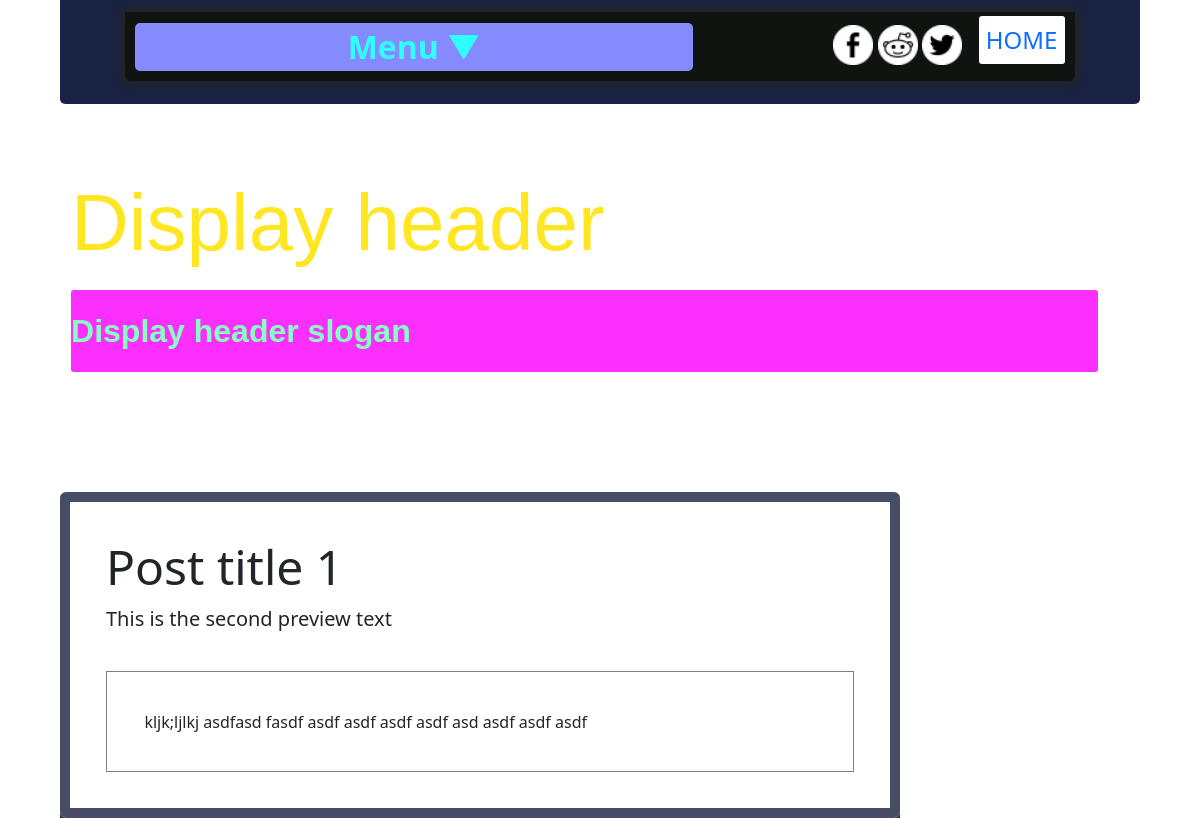
The app's page /post?post=1, older data.
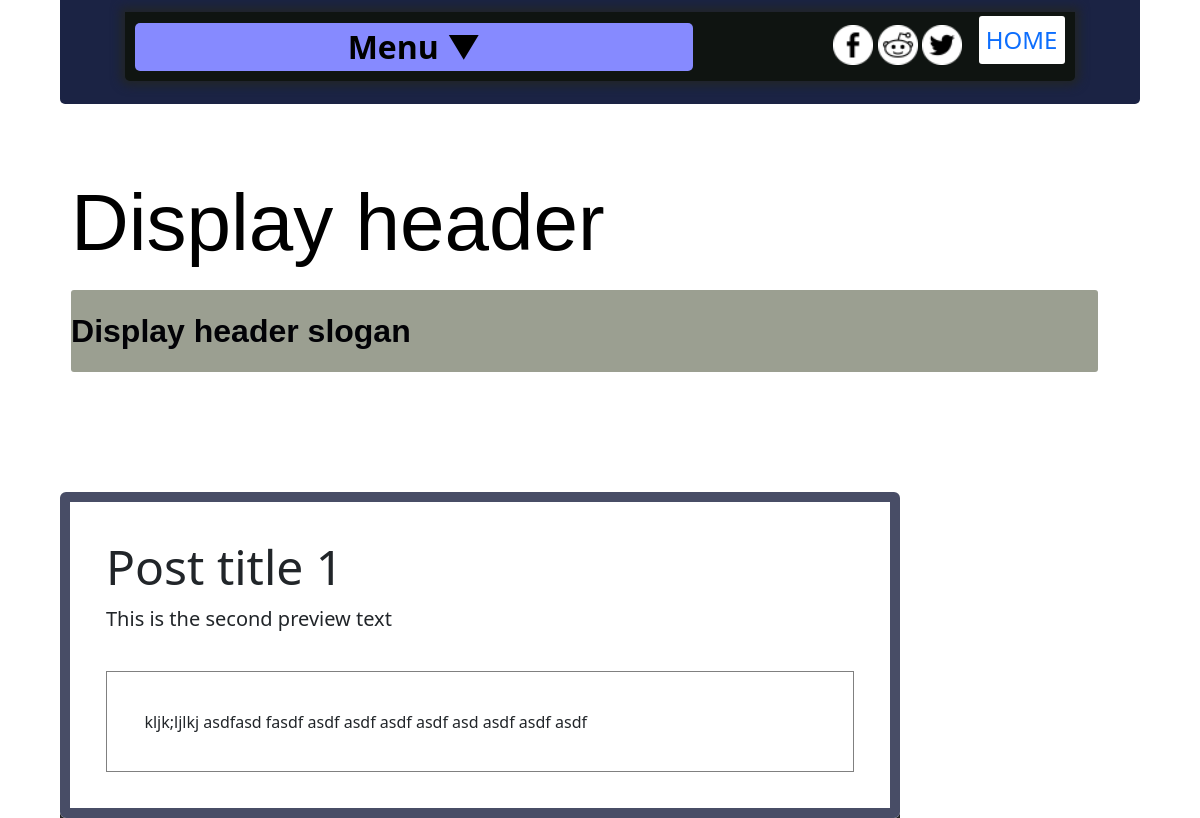
The same page, newer data.
### blog/models.py (models this page shows, shortened)
class blog_change(models.Model):
	header_id = models.AutoField(primary_key=True)
	header_title = models.CharField(max_length =50)
	header_image = models.ImageField(upload_to='images/')
	header_slogan = models.CharField(max_length=100)
	header_border_background_color = ColorField(default='#B9FFE9')
	header_background_color = ColorField(default='#1B2344')
	header_slogan_background_color = ColorField(default='#979797')
	header_slogan_top_background_color = ColorField(default='#9E9E9E')
	header_slogan_font_color = ColorField(default='#88FFC2')
	header_title_font_color = ColorField(default='#FFE623')
	navigation_button_text_color = ColorField(default='#2EFFFF')
	navigation_bar_background_color = ColorField(default='#B9FFCE')
	navigation_button_background_color = ColorField(default='#868AFF')
	navigation_bar_sub_buttons_background_color = ColorField(default='#46CDFF')
	navigation_bar_sub_button_font_color = ColorField(default='#5E73BB')
	navigation_drop_down_background_color = ColorField(default='#1B2344')
	section_button_background_color = ColorField(default='#4976FD')
	section_button_font_color = ColorField(default='#FBFFAE')
	section_background_color = ColorField(default='#A5AEE9')
	section_header_font_color = ColorField(default='#FFFFFF')
	section_text_font_color = ColorField(default='#FF0000')
	section_border_color = ColorField(default='#979797')

### blog/views.py (the view)
# urls.py: path('post', views.post, name='post'),
def post(request):
	test = request.GET['post']
	try:
		changes = blog_change.objects.get()
	except:
		print("Not working!")
	x = blog_post.objects.get(post_id=test)
	post_item = blog_post.objects.all()
	topic_item = topic.objects.all()
	get_posts = blog_post.objects.filter(post_id=test)
	context = {
		'topic' : x,
		'get_posts' : get_posts,
		'topic_item' : topic_item,
		'changes' : changes,
	}
	return render(request, 'html/post.html', context)

### templates/html/post.html (shortened to what this page needs)
{% extends "html/template.html" %}
{% block content %}
{% load static %}
<div class='post-container' style='background-color: {{changes.navigation_drop_down_background_color}}'>
    {% include "html/navigation.html" %}
    <div class='home-page-header'>
        <h1 style='color:{{changes.header_title_font_color}}'>{{changes.header_title}}</h1>
        <h3 class='fs-2' style="color:{{changes.header_slogan_font_color}}; text-align: left; margin-left: 1%; background-color:{{changes.header_slogan_background_color}}">{{changes.header_slogan}}</h3>
    </div>
 <div id='post-wrapper' style='border:10px solid #484d66; padding:3%; box-shadow: 0px 10px #232626; border-radius: 6px;
' class='postwrapper'>
{% for x in get_posts %}
<div class='post-container-post' >
        <div class="post-preview">
            <h1 class='display-5'>{{x.post_title}} </h1>
        </div>
        <div class="post-preview{{x.post_id}}">
            <p class='lead'>{{x.post_preview_text}}</p>
        </div>
        <div class='post-content' id='post-content{{x.post_id}}' style='background-color:white;'>
            {{x.description | safe}}
        </div>
</div>
{% endfor %}
</div>
{% endblock %}

Row changes from the older to the newer data that the page shows:
changed blog_change "Display header": navigation_button_text_color "#2EFFFF" → "#000000" (drawn); header_title_font_color "#FFE623" → "#000000" (drawn); header_slogan_font_color "#88FFC2" → "#020206" (drawn); header_slogan_background_color "#FB30FF" → "#9b9f91" (drawn)
